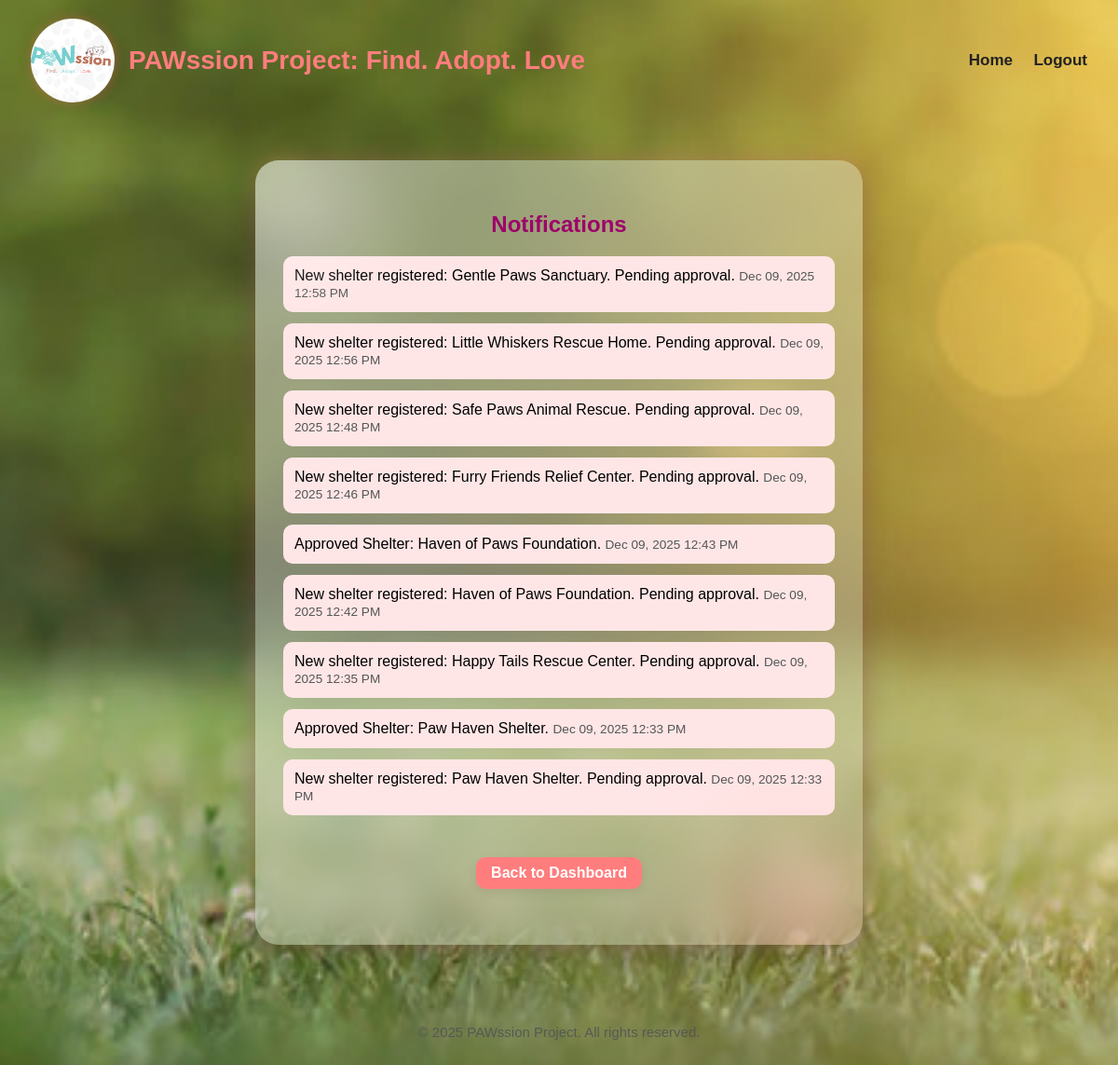
/notifications (signed in), run on the app's committed database.
### models.py (models this page shows)
class Notification(db.Model):
    id = db.Column(db.Integer, primary_key=True,  nullable=False, unique=True)
    message = db.Column(db.String(200))
    timestamp = db.Column(db.DateTime, nullable=False, default=datetime.now)
    read = db.Column(db.Boolean, default=False)
    user_id = db.Column(db.Integer, db.ForeignKey('user.id'), nullable=True)
    shelter_id = db.Column(db.Integer, db.ForeignKey('shelter.id'), nullable=True)

### app.py (the view)
@app.route('/notifications')
def notifications():
    role = session.get('role')
    user_id = session.get('user_id')
    if role not in ['user', 'shelter', 'admin']:
        flash("Access denied!")
        return redirect(url_for('login'))
    filter_key = 'user_id' if role in ['user', 'admin'] else 'shelter_id'
    notifications = Notification.query.filter_by(**{filter_key: user_id})\
                                      .order_by(Notification.timestamp.desc())\
                                      .all()
    for note in notifications:
        if not note.read:
            note.read = True
    db.session.commit()
    return render_template('notifications.html', notifications=notifications)

### templates/notifications.html (shortened to what this page needs)
{% extends "base.html" %}
{% block content %}
<h2 class="heading">Notifications</h2>
<ul class="dashboard-list">
    {% for note in notifications %}
        <li class="dashboard-item">
            {{ note.message }}
            <span class="timestamp">{{ note.timestamp.strftime('%b %d, %Y %I:%M %p') }}</span>
        </li>
    {% else %}
        <li class="empty-state">No notifications yet.</li>
    {% endfor %}
</ul>
<div class="back-btn-container">
    {% if session.role == 'admin' %}
        <a href="{{ url_for('admin_dashboard') }}" class="back-btn">Back to Dashboard</a>
    {% elif session.role == 'shelter' %}
        <a href="{{ url_for('shelter_dashboard') }}" class="back-btn">Back to Dashboard</a>
    {% else %}
        <a href="{{ url_for('user_dashboard') }}" class="back-btn">Back to Dashboard</a>
    {% endif %}
</div>
{% endblock %}

### static/style.css (style rules this page uses)
.bg-img { background-image: url("/static/icon/background.png"); background-size: cover; background-position: center; background-repeat: no-repeat; background-attachment: fixed; }
.back-btn-container { text-align: center; margin: 25px 0; }
.back-btn { text-align: center; margin-top: 20px; display: inline-block; background: rgba(245, 245, 245, 0.6); backdrop-filter: blur(8px); color: #4A90E2; font-weight: 600; padding: 12px 25px; border-radius: 12px; text-decoration: none; transition: 0.3s ease, transform 0.2s ease; box-shadow: 0 4px 12px rgba(0,0,0,0.08); }
.timestamp { font-size: 0.85em; color: #555; }
.heading { text-align: center; margin-bottom: 20px; color: #9e026a; }
.dashboard-list { list-style: none; padding: 0; }
.dashboard-item { padding: 12px; margin-bottom: 12px; background-color: #ffe6e6; border-radius: 10px; transition: transform 0.2s ease, box-shadow 0.2s ease; }
.back-btn { padding: 8px 16px; background: #ff7d7d; color: white; border-radius: 10px; text-decoration: none; font-weight: 600; }
body { font-family: Arial, sans-serif; background: #F5FFFA; }

### data on the page
Notification: message "New shelter registered: Gentle Paws Sanctuary. Pending approval.", timestamp "Dec 09, 2025 12:58 PM"
Notification: message "New shelter registered: Little Whiskers Rescue Home. Pending approval.", timestamp "Dec 09, 2025 12:56 PM"
Notification: message "New shelter registered: Safe Paws Animal Rescue. Pending approval.", timestamp "Dec 09, 2025 12:48 PM"
Notification: message "New shelter registered: Furry Friends Relief Center. Pending approval.", timestamp "Dec 09, 2025 12:46 PM"
Notification: message "Approved Shelter: Haven of Paws Foundation.", timestamp "Dec 09, 2025 12:43 PM"
Notification: message "New shelter registered: Haven of Paws Foundation. Pending approval.", timestamp "Dec 09, 2025 12:42 PM"
Notification: message "New shelter registered: Happy Tails Rescue Center. Pending approval.", timestamp "Dec 09, 2025 12:35 PM"
Notification: message "Approved Shelter: Paw Haven Shelter.", timestamp "Dec 09, 2025 12:33 PM"
Notification: message "New shelter registered: Paw Haven Shelter. Pending approval.", timestamp "Dec 09, 2025 12:33 PM"

### other printed values
{{ current_year or "2025" }} "2025"
